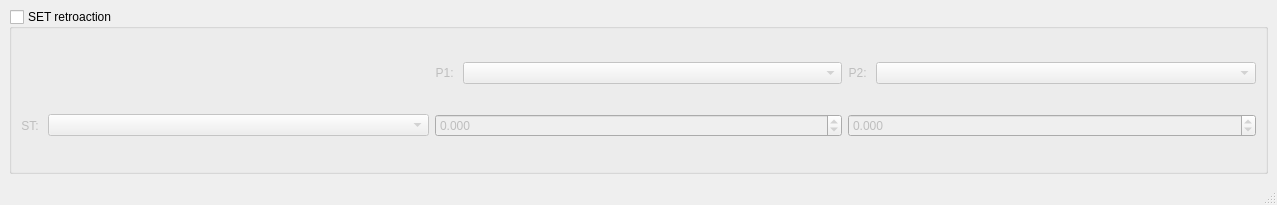
<?xml version="1.0" encoding="UTF-8"?>
<ui version="4.0">
 <class>MainWindow</class>
 <widget class="QMainWindow" name="MainWindow">
  <property name="geometry">
   <rect>
    <x>0</x>
    <y>0</y>
    <width>1277</width>
    <height>205</height>
   </rect>
  </property>
  <property name="windowTitle">
   <string>MainWindow</string>
  </property>
  <widget class="QWidget" name="centralwidget">
   <layout class="QGridLayout" name="gridLayout">
    <item row="0" column="0">
     <widget class="QGroupBox" name="gb_retro">
      <property name="title">
       <string>SET retroaction</string>
      </property>
      <property name="checkable">
       <bool>true</bool>
      </property>
      <property name="checked">
       <bool>false</bool>
      </property>
      <layout class="QGridLayout" name="gridLayout_3">
       <item row="0" column="1">
        <layout class="QHBoxLayout" name="horizontalLayout_2">
         <item>
          <widget class="QLabel" name="label_4">
           <property name="text">
            <string>P1: </string>
           </property>
           <property name="alignment">
            <set>Qt::AlignRight|Qt::AlignTrailing|Qt::AlignVCenter</set>
           </property>
          </widget>
         </item>
         <item>
          <widget class="QComboBox" name="combo_p1">
           <property name="sizePolicy">
            <sizepolicy hsizetype="MinimumExpanding" vsizetype="Fixed">
             <horstretch>0</horstretch>
             <verstretch>0</verstretch>
            </sizepolicy>
           </property>
          </widget>
         </item>
        </layout>
       </item>
       <item row="2" column="0">
        <layout class="QHBoxLayout" name="horizontalLayout">
         <item>
          <widget class="QLabel" name="label_3">
           <property name="sizePolicy">
            <sizepolicy hsizetype="Minimum" vsizetype="Preferred">
             <horstretch>0</horstretch>
             <verstretch>0</verstretch>
            </sizepolicy>
           </property>
           <property name="text">
            <string>ST: </string>
           </property>
           <property name="alignment">
            <set>Qt::AlignRight|Qt::AlignTrailing|Qt::AlignVCenter</set>
           </property>
          </widget>
         </item>
         <item>
          <widget class="QComboBox" name="combo_st">
           <property name="sizePolicy">
            <sizepolicy hsizetype="MinimumExpanding" vsizetype="Fixed">
             <horstretch>0</horstretch>
             <verstretch>0</verstretch>
            </sizepolicy>
           </property>
          </widget>
         </item>
        </layout>
       </item>
       <item row="2" column="1">
        <widget class="PyScientificSpinBox" name="spin_p1">
         <property name="decimals">
          <number>3</number>
         </property>
         <property name="minimum">
          <double>-999.000000000000000</double>
         </property>
         <property name="maximum">
          <double>999.000000000000000</double>
         </property>
         <property name="singleStep">
          <double>0.000100000000000</double>
         </property>
        </widget>
       </item>
       <item row="0" column="2">
        <layout class="QHBoxLayout" name="horizontalLayout_4">
         <item>
          <widget class="QLabel" name="label_6">
           <property name="text">
            <string>P2: </string>
           </property>
           <property name="alignment">
            <set>Qt::AlignRight|Qt::AlignTrailing|Qt::AlignVCenter</set>
           </property>
          </widget>
         </item>
         <item>
          <widget class="QComboBox" name="combo_p2">
           <property name="sizePolicy">
            <sizepolicy hsizetype="MinimumExpanding" vsizetype="Fixed">
             <horstretch>0</horstretch>
             <verstretch>0</verstretch>
            </sizepolicy>
           </property>
          </widget>
         </item>
        </layout>
       </item>
       <item row="2" column="2">
        <widget class="PyScientificSpinBox" name="spin_p2">
         <property name="enabled">
          <bool>false</bool>
         </property>
         <property name="decimals">
          <number>3</number>
         </property>
         <property name="minimum">
          <double>-999.000000000000000</double>
         </property>
         <property name="maximum">
          <double>999.000000000000000</double>
         </property>
         <property name="singleStep">
          <double>0.000100000000000</double>
         </property>
        </widget>
       </item>
       <item row="0" column="0">
        <spacer name="horizontalSpacer">
         <property name="orientation">
          <enum>Qt::Horizontal</enum>
         </property>
         <property name="sizeHint" stdset="0">
          <size>
           <width>40</width>
           <height>20</height>
          </size>
         </property>
        </spacer>
       </item>
      </layout>
     </widget>
    </item>
   </layout>
  </widget>
  <widget class="QMenuBar" name="menubar">
   <property name="geometry">
    <rect>
     <x>0</x>
     <y>0</y>
     <width>1277</width>
     <height>31</height>
    </rect>
   </property>
  </widget>
  <widget class="QStatusBar" name="statusbar"/>
 </widget>
 <customwidgets>
  <customwidget>
   <class>PyScientificSpinBox</class>
   <extends>QDoubleSpinBox</extends>
   <header>pyHegel.gui.ScientificSpinBox</header>
  </customwidget>
 </customwidgets>
 <resources/>
 <connections/>
</ui>
